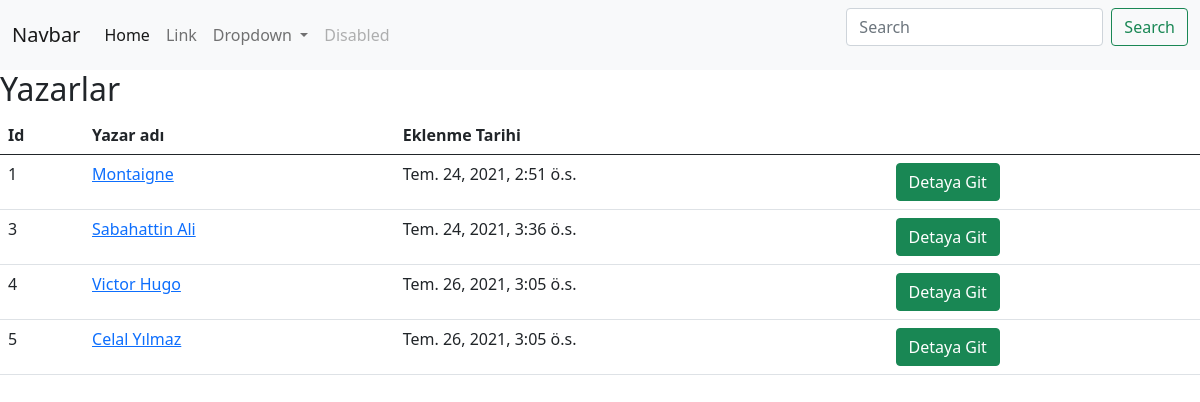
/books/authors, run on the app's committed database.
### books/models.py (models this page shows, shortened)
class Author(models.Model):
    name=models.CharField(max_length=50)
    created=models.DateTimeField('date created')

### books/views.py (the view)
# urls.py: path('authors',views.authors,name='authors'),
def authors(request):
    context={
        'authors_list':Author.objects.all()
    }
    return render(request,'authors.html',context)

### books/templates/authors.html (shortened to what this page needs)
<html>
<head>
<link href="https://cdn.jsdelivr.net/npm/bootstrap@5.0.2/dist/css/bootstrap.min.css" rel="stylesheet">
</head>
<body>
<nav class="navbar navbar-expand-lg navbar-light bg-light">
  <div class="container-fluid">
    <a class="navbar-brand" href="#">Navbar</a>
    <div class="collapse navbar-collapse" id="navbarSupportedContent">
      <ul class="navbar-nav me-auto mb-2 mb-lg-0">
        <li class="nav-item">
          <a class="nav-link active" aria-current="page" href="#">Home</a>
        </li>
        <li class="nav-item">
          <a class="nav-link" href="#">Link</a>
        </li>
        <li class="nav-item dropdown">
          <a class="nav-link dropdown-toggle" href="#" id="navbarDropdown" role="button" data-bs-toggle="dropdown" aria-expanded="false">
            Dropdown
          </a>
        </li>
        <li class="nav-item">
          <a class="nav-link disabled" href="#" tabindex="-1" aria-disabled="true">Disabled</a>
        </li>
      </ul>
      <form class="d-flex">
        <input class="form-control me-2" type="search" placeholder="Search" aria-label="Search">
        <button class="btn btn-outline-success" type="submit">Search</button>
      </form>
    </div>
  </div>
</nav>
  <h2>Yazarlar</h2>
<table class="table">
    <thead>
    <th> Id </th>
    <th> Yazar adı </th>
    <th> Eklenme Tarihi </th>
    <th> </th>
    </thead>
{% for author in authors_list %}
<tr>
    <td>
        {{author.id}}
    </td>
    <td>
    <a href="/books/authordetails/{{author.id}}">{{author.name}}</a>
    </td>
    <td>
        {{author.created}}
    </td>
    <td>
           <a class="btn btn-success" href="/books/authordetails/{{author.id}}">Detaya Git</a>
    </td>
</tr>
{% endfor %}
</table>
</body>
</html>

### data on the page
Author: id "1", name "Montaigne", created "Tem. 24, 2021, 2:51 ö.s."
Author: id "3", name "Sabahattin Ali", created "Tem. 24, 2021, 3:36 ö.s."
Author: id "4", name "Victor Hugo", created "Tem. 26, 2021, 3:05 ö.s."
Author: id "5", name "Celal Yılmaz", created "Tem. 26, 2021, 3:05 ö.s."
